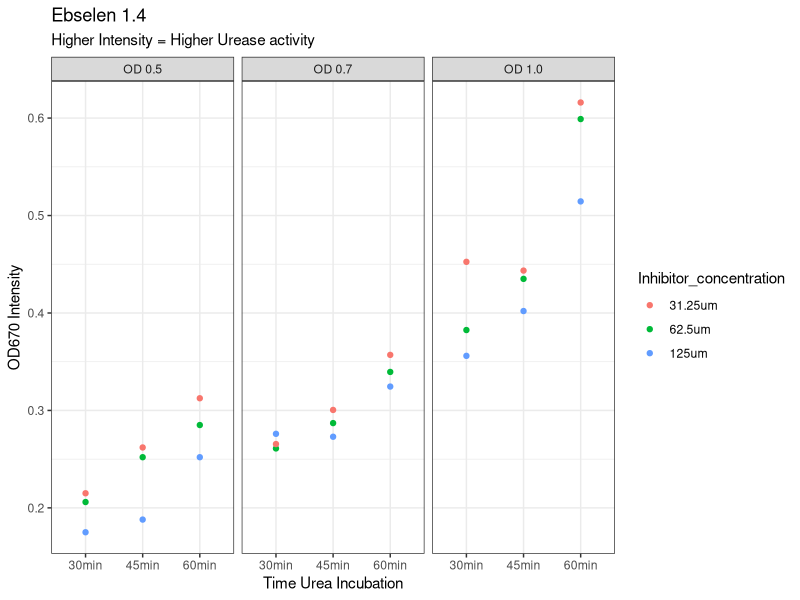

R code for this plot:
library(tidyverse)
library(readxl)
theme_set(theme_bw())

# load files 
calibration = read_excel("1-data/Ebselen_plate_1.4.xlsx", sheet = "30min post stop_kfp",
                         skip = 1) %>% 
  dplyr::select(`intensity...1`, concentration)

data = read_excel("1-data/Ebselen_plate_1.4.xlsx", sheet = "30min post stop_kfp",
                         skip = 1) %>% 
  dplyr::select(time_for_urea, Inhibitor_concentration, cell_concentration, `intensity...7`, skip)


# process
calibration_processed = 
  calibration %>% 
  rename(intensity = `intensity...1`,
         concentration_uM = concentration) %>% 
  mutate(concentration_uM = parse_number(concentration_uM)) %>%
  drop_na()

data_processed = 
  data %>% 
  rename(intensity = `intensity...7`) %>% 
  filter(is.na(skip)) %>% 
  dplyr::select(-skip) %>% 
  mutate(Inhibitor_concentration = factor(Inhibitor_concentration, 
                                          levels = c("31.25um", "62.5um", "125um"))) %>% 
  drop_na()

data_processed %>% 
  ggplot(aes(x = time_for_urea, y = intensity, color = Inhibitor_concentration))+
  geom_point()+
  facet_wrap(~cell_concentration)+

labs(title = "Ebselen 1.4",
     subtitle = "Higher Intensity = Higher Urease activity",
     x = "Time Urea Incubation",
     y = "OD670 Intensity")
 